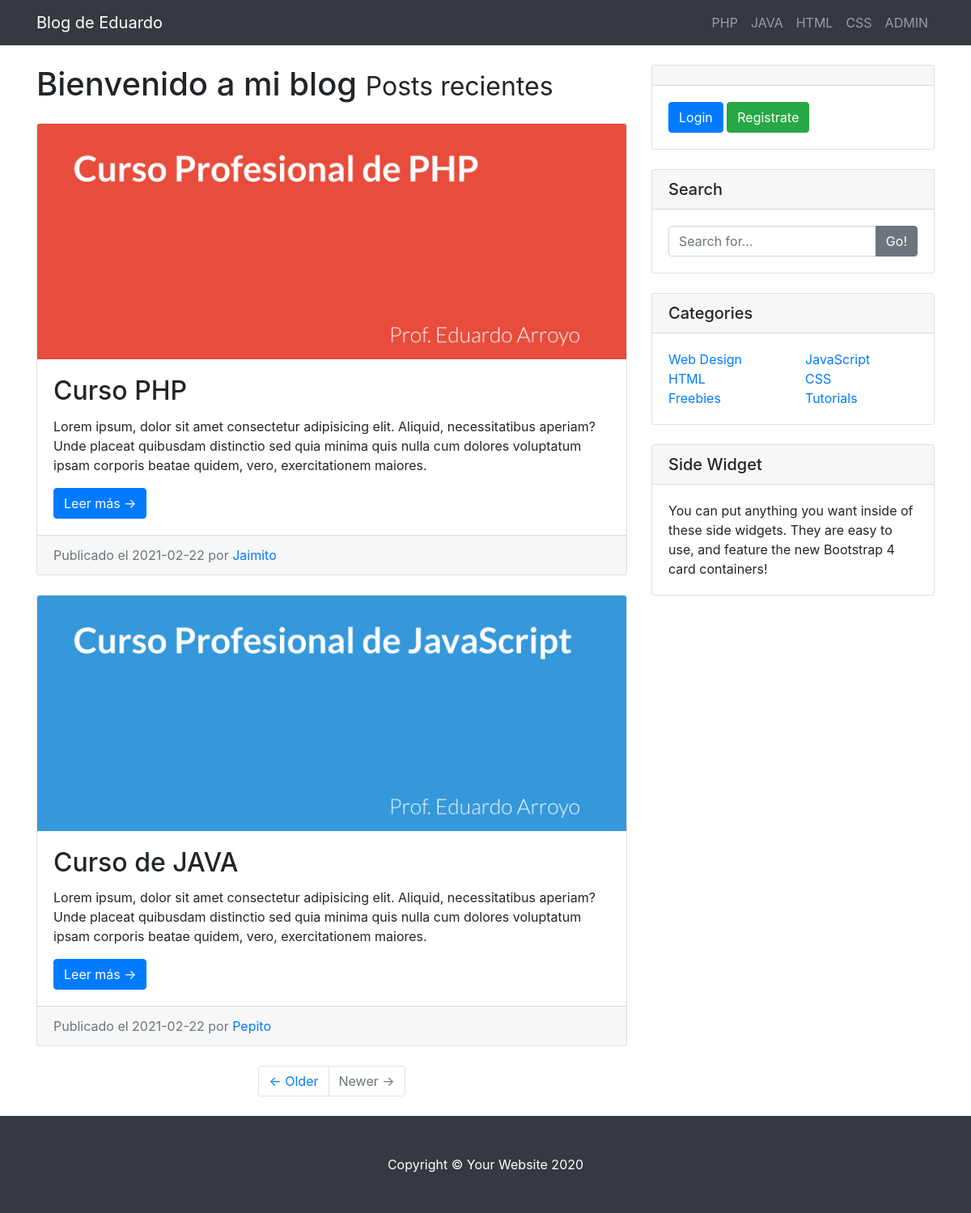
The page / on the database its author committed.
### tables this page shows
CREATE TABLE `categorias` (
  `cat_id` int(10) UNSIGNED NOT NULL,
  `cat_nombre` varchar(20) NOT NULL
);

CREATE TABLE `posts` (
  `post_id` int(10) UNSIGNED NOT NULL,
  `post_cat_id` int(10) NOT NULL,
  `post_titulo` varchar(255) NOT NULL,
  `post_autor` varchar(50) NOT NULL,
  `post_fecha` date NOT NULL,
  `post_img` text NOT NULL,
  `post_contenido` text NOT NULL,
  `post_tag` varchar(255) NOT NULL,
  `post_vistas` int(11) NOT NULL,
  `post_status` varchar(20) NOT NULL
);

### recursos/funciones.php (the view, shortened to what this page needs)
<?php
    function f_query($sql){
        global $conexion;
        return mysqli_query($conexion,$sql);
    }
    function f_fetch_array($resultado){
        return mysqli_fetch_array($resultado);
    }
    function f_show_posts_front(){
        $query = f_query("SELECT * FROM posts");
        while($fila = f_fetch_array($query)){
            $posts = <<<DELIMITADOR
            <div class="card mb-4">
                <img class="card-img-top" src="img/{$fila['post_img']}" alt="{$fila['post_titulo']}">
                <div class="card-body">
                    <h2 class="card-title">{$fila['post_titulo']}</h2>
                    <p class="card-text">
                        {$fila['post_contenido']}
                    </p>
                    <a href="post.php?post_id={$fila['post_id']}" class="btn btn-primary">Leer más &rarr;</a>
                </div>
                <div class="card-footer text-muted">
                    Publicado el {$fila['post_fecha']} por
                    <a href="#">{$fila['post_autor']}</a>
                </div>
            </div>
DELIMITADOR;
            echo $posts;
        }
    }
?>

### recursos/plantillas/front/head.php (shortened to what this page needs)
<!DOCTYPE html>
<html lang="es">
<head>
  <link href="vendor/bootstrap/css/bootstrap.min.css" rel="stylesheet">
  <link rel="stylesheet" href="https://pro.fontawesome.com/releases/v5.10.0/css/all.css"/>
  <link href="css/blog-home.css" rel="stylesheet">
</head>
<body>

### recursos/plantillas/front/nav.php (shortened to what this page needs)
<nav class="navbar navbar-expand-lg navbar-dark bg-dark fixed-top">
    <div class="container">
      <a class="navbar-brand" href="./">Blog de Eduardo</a>
      <div class="collapse navbar-collapse" id="navbarResponsive">
        <ul class="navbar-nav ml-auto">
            <?php
                $query = f_query("SELECT * FROM categorias");
                while($fila = f_fetch_array($query)){
                    ?>
                    <li class="nav-item">
                        <a class="nav-link" href="#"><?php echo $fila['cat_nombre'];  ?></a>
                    </li>
                <?php }
            ?>
          <li class="nav-item">
            <a class="nav-link" href="admin">ADMIN</a>
          </li>
        </ul>
      </div>
    </div>
</nav>

### public/index.php (shortened to what this page needs)
<?php include(TEMPLATE_FRONT . DS . "head.php"); ?>
  <?php include(TEMPLATE_FRONT . DS . "nav.php"); ?>
  <div class="container">
    <div class="row">
      <div class="col-md-8">
        <h1 class="my-4">Bienvenido a mi blog
          <small>Posts recientes</small>
        </h1>
        <?php f_show_posts_front(); ?>
        <ul class="pagination justify-content-center mb-4">
          <li class="page-item">
            <a class="page-link" href="#">&larr; Older</a>
          </li>
          <li class="page-item disabled">
            <a class="page-link" href="#">Newer &rarr;</a>
          </li>
        </ul>
      </div>
      <?php include(TEMPLATE_FRONT . DS . "sidebar.php"); ?>
    </div>
  </div>
  <?php include(TEMPLATE_FRONT . DS . "footer.php"); ?>

### recursos/plantillas/front/sidebar.php
<div class="col-md-4">
    <div class="card my-4">
      <h5 class="card-header"></h5>
      <div class="card-body">
        <div>
          <a href="#" class="btn btn-primary">Login</a>
          <a href="#" class="btn btn-success">Registrate</a>
        </div>
      </div>
    </div>
    <div class="card my-4">
      <h5 class="card-header">Search</h5>
      <div class="card-body">
        <div class="input-group">
          <input type="text" class="form-control" placeholder="Search for...">
          <span class="input-group-append">
            <button class="btn btn-secondary" type="button">Go!</button>
          </span>
        </div>
      </div>
    </div>
    <div class="card my-4">
      <h5 class="card-header">Categories</h5>
      <div class="card-body">
        <div class="row">
          <div class="col-lg-6">
            <ul class="list-unstyled mb-0">
              <li>
                <a href="#">Web Design</a>
              </li>
              <li>
                <a href="#">HTML</a>
              </li>
              <li>
                <a href="#">Freebies</a>
              </li>
            </ul>
          </div>
          <div class="col-lg-6">
            <ul class="list-unstyled mb-0">
              <li>
                <a href="#">JavaScript</a>
              </li>
              <li>
                <a href="#">CSS</a>
              </li>
              <li>
                <a href="#">Tutorials</a>
              </li>
            </ul>
          </div>
        </div>
      </div>
    </div>
    <div class="card my-4">
      <h5 class="card-header">Side Widget</h5>
      <div class="card-body">
        You can put anything you want inside of these side widgets. They are easy to use, and feature the new Bootstrap 4 card containers!
      </div>
    </div>
</div>

### recursos/plantillas/front/footer.php (shortened to what this page needs)
  <footer class="py-5 bg-dark">
    <div class="container">
      <p class="m-0 text-center text-white">Copyright &copy; Your Website 2020</p>
    </div>
  </footer>
</body>
</html>

### public/css/blog-home.css (style rules this page uses)
body { padding-top: 56px; }

### rows shown on the page
categorias: cat_nombre "PHP"
categorias: cat_nombre "JAVA"
categorias: cat_nombre "HTML"
categorias: cat_nombre "CSS"
posts: post_img (picture), post_titulo "Curso PHP", post_contenido "Lorem ipsum, dolor sit amet consectetur adipisicing elit. Aliquid, necessitatibus aperiam? Unde placeat quibusdam distinctio sed quia minima quis nulla cum dolores voluptatum ipsam corporis beatae quidem, vero, exercitationem maiores.", post_fecha "2021-02-22", post_autor "Jaimito"
posts: post_img (picture), post_titulo "Curso de JAVA", post_contenido "Lorem ipsum, dolor sit amet consectetur adipisicing elit. Aliquid, necessitatibus aperiam? Unde placeat quibusdam distinctio sed quia minima quis nulla cum dolores voluptatum ipsam corporis beatae quidem, vero, exercitationem maiores.", post_fecha "2021-02-22", post_autor "Pepito"
